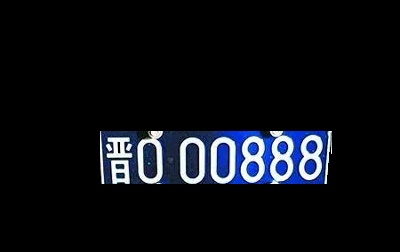
#> input picture lesson5/cutimg.jpg, 400 x 252 px
$ python seg.py
#> lines starting #> are read from the running program, lines starting #| are printed output that depends on the picture; after the words box and inside, x2 and y2 are one past the last pixel; in counts of white or black regions, pixels touching at a corner belong together
import cv2
import numpy as np
import matplotlib.pyplot as plt
from PIL import Image

# 读取原图片
image1 = cv2.imread("cutimg.jpg")
#> image1 is the input picture: shape (252, 400, 3); mean B, G, R 19.5, 14.4, 12.3
cv2.imshow("image1", image1)

# 灰度化处理
image1_1 = cv2.cvtColor(image1, cv2.COLOR_BGR2GRAY)
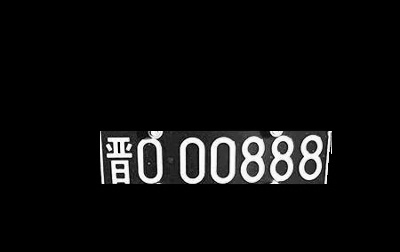
#> image1_1: shape (252, 400); min 0, max 255, mean 14.3
cv2.imshow("image1_1", image1_1)

# 图像反色
h, w = image1_1.shape
#> h = 252; w = 400
image1_2 = image1_1.copy()
for i in range(h):
    for j in range(w):
        image1_2[i, j] = 255 - image1_2[i, j]
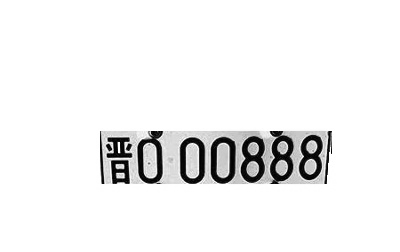
#> image1_2: shape (252, 400); min 0, max 255, mean 240.7
cv2.imshow('image1_2', image1_2)

# 图像二值化
ret, image2 = cv2.threshold(image1_2, 100, 255, cv2.THRESH_BINARY)
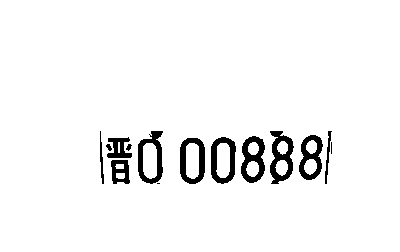
#> image2: shape (252, 400); 95.5% white; 14 black regions (2 under 20 px), largest, box (x1, y1, x2, y2) and area: (270, 131, 294, 184) 665, (241, 136, 265, 183) 624, (138, 131, 163, 184) 602
cv2.imshow('image2', image2)

# 水平投影
h1, w1 = image2.shape  # 返回高和宽
#> h1 = 252; w1 = 400
image3 = image2.copy()
a = [0 for z in range(0, h1)]  # 初始化一个长度为w的数组，用于记录每一行的黑点个数
#> a = 252 values from 0 to 0
# 记录每一行的波峰
for j in range(0, h1):
    for i in range(0, w1):
        if image3[j, i] == 0:
            a[j] += 1
            image3[j, i] = 255
#> image3: shape (252, 400); 4.48% of pixels changed, all inside (x1, y1, x2, y2) = (100, 131, 332, 184)

for j in range(0, h1):
    for i in range(0, a[j]):
        image3[j, i] = 0
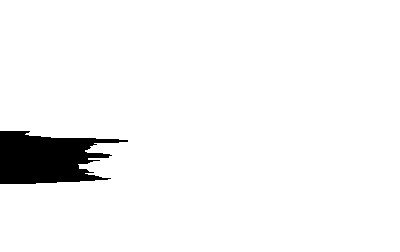
#> image3: shape (252, 400); 95.5% white; 1 black region, box (x1, y1, x2, y2) and area: (0, 131, 128, 184) 4519

plt.imshow(image3, cmap=plt.gray())  # 灰度图正确的表示方法
plt.show()
cv2.imshow('image3', image3)

# 垂直投影
h2, w2 = image2.shape  # 返回高和宽
#> h2 = 252; w2 = 400
image4 = image2.copy()
b = [0 for z in range(0, w2)]  # b = [0,0,0,0,0,0,0,0,0,0,...,0,0]初始化一个长度为w的数组，用于记录每一列的黑点个数
#> b = 400 values from 0 to 0
# 记录每一列的波峰
for j in range(0, w2):  # 遍历一列
    for i in range(0, h2):  # 遍历一行
        if image4[i, j] == 0:  # 如果该点为黑点
            b[j] += 1  # 该列的计数器加一，最后统计出每一列的黑点个数
            image4[i, j] = 255  # 记录完后将其变为白色，相当于擦去原图黑色部分

for j in range(0, w2):
    for i in range((h2 - b[j]), h2):  # 从该列应该变黑的最顶部的点开始向最底部涂黑
        image4[i, j] = 0  # 涂黑
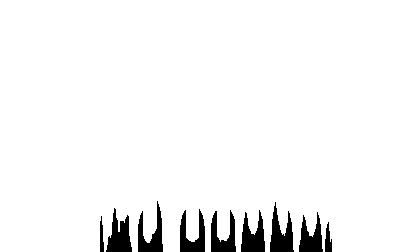
#> image4: shape (252, 400); 95.5% white; 9 black regions, largest, box (x1, y1, x2, y2) and area: (270, 202, 294, 252) 665, (106, 208, 132, 252) 658, (241, 210, 265, 252) 624

plt.imshow(image4, cmap=plt.gray())
plt.show()
cv2.imshow('image4', image4)

# 分割字符
Position = []
start = 0
a_Start = []
a_End = []

# 根据水平投影获取垂直分割位置
for i in range(len(a)):
    if a[i] > 0 and start == 0:
        a_Start.append(i)
        start = 1
    if a[i] <= 0 and start == 1:
        a_End.append(i)
        start = 0
#> after the loop, a_End = [184]; a_Start = [131]; start = 0

# 分割行，分割之后再进行列分割并保存分割位置
for i in range(len(a_Start)):
    # 获取行图像
    cropImg = image2[a_Start[i]:a_End[i], 0:w1]
    # 对行图像进行垂直投影
    bstart = 0
    bend = 0
    b_Start = 0
    b_End = 0
    for j in range(len(b)):
        if b[j] > 0 and bstart == 0:
            b_Start = j
            bstart = 1
            bend = 0
        if b[j] <= 0 and bstart == 1:
            b_End = j
            bstart = 0
            bend = 1
        if bend == 1:
            Position.append([b_Start, a_Start[i], b_End, a_End[i]])
            bend = 0
#> this loop made 1 pass
#> pass 1, `cropImg = image2[a_Start[i]:a_End[i], 0:w1]`:
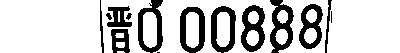
#> cropImg: shape (53, 400); 78.7% white; 14 black regions (2 under 20 px), largest, box (x1, y1, x2, y2) and area: (270, 0, 294, 53) 665, (241, 5, 265, 52) 624, (138, 0, 163, 53) 602
#> after the loop, Position = [[100, 131, 104, 184], [106, 131, 132, 184], [138, 131, 163, 184], [180, 131, 205, 184], [211, 131, 236, 184], [241, 131, 265, 184], [270, 131, 294, 184], [299, 131, 323, 184], [325, 131, 332, 184]]
image2 = cv2.cvtColor(image2, cv2.COLOR_BGR2RGB)  # 将灰度图转为RGB彩图

# 根据确定的位置分割字符
for m in range(len(Position)):
    cv2.rectangle(image2, (Position[m][0], Position[m][1]), (Position[m][2], Position[m][3]), (0, 0, 255),
                  2)  # 第一个参数是原图；第二个参数是矩阵的左上点坐标；第三个参数是矩阵的右下点坐标；第四个参数是画线对应的rgb颜色；第五个参数是所画的线的宽度
#> this loop made 9 passes
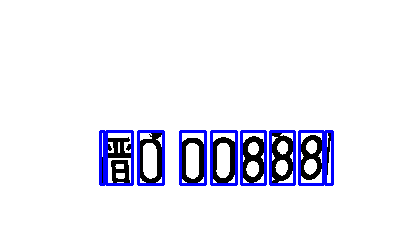
#> image2: shape (252, 400, 3); mean R, G, B 235.3, 235.3, 244.9
cv2.imshow('rect', image2)
cv2.waitKey(0)
